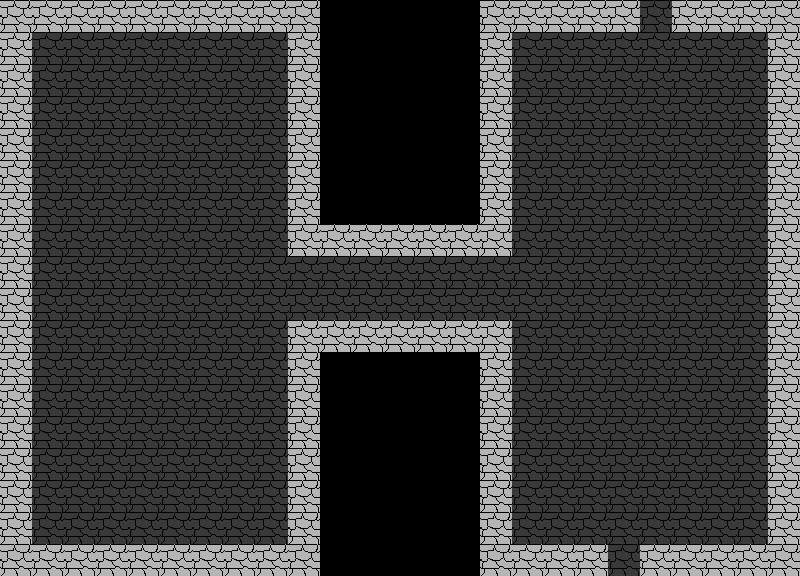

This game map was drawn from its Tiled (.tmx) file and the tilesets committed beside it. A one-line description and the full map source follow:
An orthogonal 25x18 tile map with 32x32 px tiles, 1 tile layer (floor) and 5 objects (3x door, player, enemy).

<map version="1.10" tiledversion="1.11.2" orientation="orthogonal" renderorder="right-down" width="25" height="18" tilewidth="32" tileheight="32" infinite="0" nextlayerid="3" nextobjectid="6">
 <tileset firstgid="1" source="placeholder.tsx" />
 <layer id="1" name="floor" width="25" height="18">
  <data encoding="csv">
2,2,2,2,2,2,2,2,2,2,0,0,0,0,0,2,2,2,2,2,1,2,2,2,2,
2,1,1,1,1,1,1,1,1,2,0,0,0,0,0,2,1,1,1,1,1,1,1,1,2,
2,1,1,1,1,1,1,1,1,2,0,0,0,0,0,2,1,1,1,1,1,1,1,1,2,
2,1,1,1,1,1,1,1,1,2,0,0,0,0,0,2,1,1,1,1,1,1,1,1,2,
2,1,1,1,1,1,1,1,1,2,0,0,0,0,0,2,1,1,1,1,1,1,1,1,2,
2,1,1,1,1,1,1,1,1,2,0,0,0,0,0,2,1,1,1,1,1,1,1,1,2,
2,1,1,1,1,1,1,1,1,2,0,0,0,0,0,2,1,1,1,1,1,1,1,1,2,
2,1,1,1,1,1,1,1,1,2,2,2,2,2,2,2,1,1,1,1,1,1,1,1,2,
2,1,1,1,1,1,1,1,1,1,1,1,1,1,1,1,1,1,1,1,1,1,1,1,2,
2,1,1,1,1,1,1,1,1,1,1,1,1,1,1,1,1,1,1,1,1,1,1,1,2,
2,1,1,1,1,1,1,1,1,2,2,2,2,2,2,2,1,1,1,1,1,1,1,1,2,
2,1,1,1,1,1,1,1,1,2,0,0,0,0,0,2,1,1,1,1,1,1,1,1,2,
2,1,1,1,1,1,1,1,1,2,0,0,0,0,0,2,1,1,1,1,1,1,1,1,2,
2,1,1,1,1,1,1,1,1,2,0,0,0,0,0,2,1,1,1,1,1,1,1,1,2,
2,1,1,1,1,1,1,1,1,2,0,0,0,0,0,2,1,1,1,1,1,1,1,1,2,
2,1,1,1,1,1,1,1,1,2,0,0,0,0,0,2,1,1,1,1,1,1,1,1,2,
2,1,1,1,1,1,1,1,1,2,0,0,0,0,0,2,1,1,1,1,1,1,1,1,2,
2,2,2,2,2,2,2,2,2,2,0,0,0,0,0,2,2,2,2,1,2,2,2,2,2
</data>
 </layer>
 <objectgroup id="2" name="objects">
  <object id="1" type="door" gid="3" x="640" y="32" width="32" height="32" />
  <object id="2" type="door" gid="3" x="608" y="576" width="32" height="32" />
  <object id="3" type="door" gid="3" x="0" y="320" width="32" height="32" />
  <object id="4" type="player" gid="4" x="32" y="320" width="32" height="32" />
  <object id="5" type="enemy" gid="5" x="512" y="544" width="32" height="32" />
 </objectgroup>
</map>
